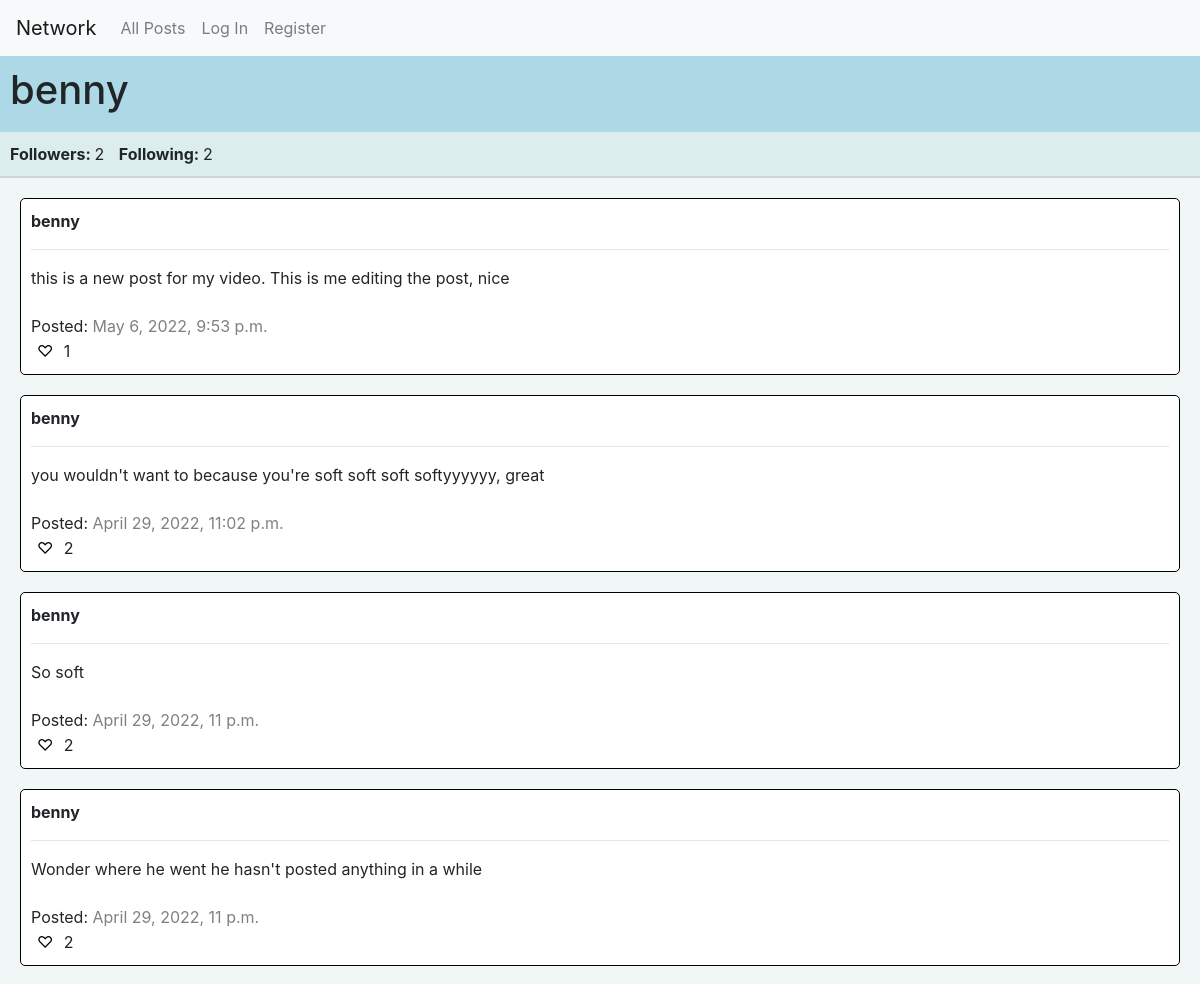
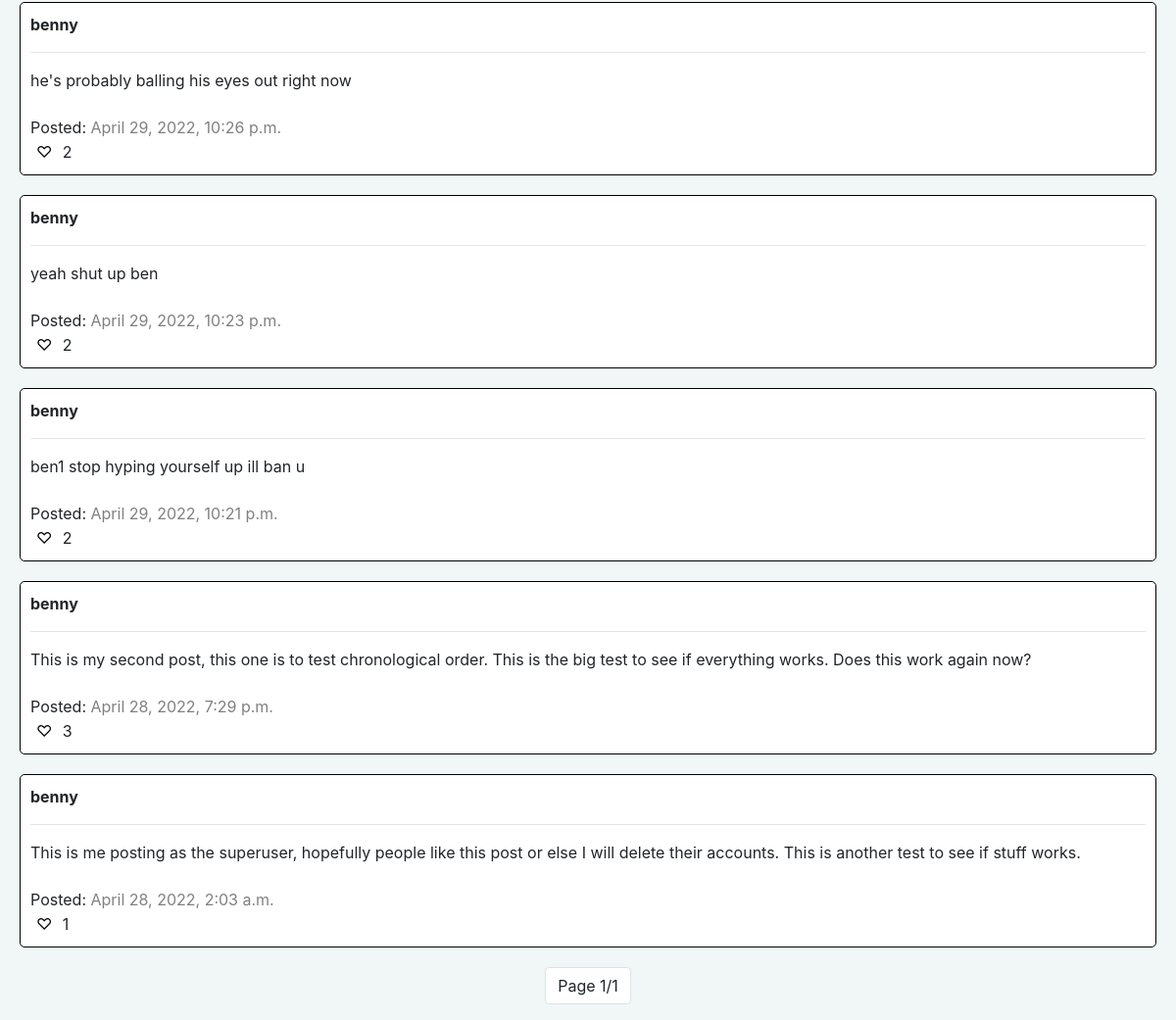
Screenshot of /profile/benny with the database file from the repository (2 pictures, top to bottom).
### network/models.py (models this page shows)
class User(AbstractUser):
    followers = models.PositiveIntegerField(default=0)
    following = models.PositiveIntegerField(default=0)

class Post(models.Model):
    user = models.ForeignKey(User, on_delete=models.CASCADE, related_name="userPosts")
    content = models.CharField(max_length=1000)
    timestamp = models.DateTimeField()
    likes = models.PositiveIntegerField(default=0)

### network/views.py (the view)
# urls.py: path("profile/<str:username>", views.profile, name="profile"),
def profile(request, username):
    person = User.objects.filter(username=username)
    if person:                              # Make sure user is visiting profile of another valid user
        user = User.objects.get(username=username)
        followed = False
        try:
            for following in User.objects.get(username=request.user).userFollowings.all():
                if following.followed.username == username:
                    followed = True
        except User.DoesNotExist:
            pass
        page = paginator(Post.objects.filter(user=user).order_by("-timestamp").all(), request)
        return render(request, "network/profile.html", {
            "person": user,
            "posts": page,
            "following": followed,
            "valid": True,
            "liked": get_user_likes(request)
        })
    return render(request, "network/profile.html")

### network/views.py (called while the page is built)
def get_user_likes(request):
    likes = []
    try:
        userLiked = User.objects.get(username=request.user).userLikedPosts.all()        # Get all Like objects where user is liker
        for like in userLiked:
            likes.append(like.post.id)          # Make list of ids
    except User.DoesNotExist:
        pass
    return likes

def paginator(posts, request):
    paginated = Paginator(posts, 10)
    pageNumber = request.GET.get("page")
    page = paginated.get_page(pageNumber)
    return page

### network/templates/network/profile.html (shortened to what this page needs)
{% extends "network/layout.html" %}
{% load static %}
{% block body %}
{% if valid %}
<div class="page-header" id="profile-header">
    <h1>{{ person.username }}</h1>
</div>
<div class="headers page-header" id="profile-subheader">
    <span class="subheader-text"><b>Followers: </b><span id="followers">{{ person.followers }}</span></span>
    <span class="subheader-text"><b>Following: </b><span id="following">{{ person.following }}</span></span>
</div>
<div id="profile-content">
    {% for post in posts %}
    <div class="small-container">
        <b>{{ post.user.username }}</b>
        <hr>
        <span id="{{ post.id }}">{{ post.content }}</span>
        <br>
        <br>
        Posted: <span id="timestamp">{{ post.timestamp }}</span>
        <br>
        <button class="like" {% if user.is_authenticated %} name="like" {% endif %} value="{{ post.id }}">{% if post.id in liked %}❤{% else %}♡{% endif %}</button>
        <span id="like {{ post.id }}">{{ post.likes }}</span>
    </div>
    {% empty %}
    <h2 style="margin: 20px;">User has no posts yet.</h2>
    {% endfor %}
</div>
<nav aria-label="page-nav" id="pagination-nav">
    <div id="pagination">
        <ul class="pagination">
            <li class="page-item"><a class="page-link">{% if posts.paginator.num_pages %} Page {{ posts.number }}/{{ posts.paginator.num_pages }} {% else %} Page 1/1 {% endif %}</a></li>
        </ul>
    </div>
</nav>
{% else %}
<h1 class="page-header">User does not exist.</h1>
{% endif %}
{% endblock %}

### network/static/network/styles.css (style rules this page uses)
html { background-color: #f0f7f6; }
body { background-color: #f0f7f6; }
.headers { border-bottom: 2px solid lightgray; }
.page-header { padding: 10px; background-color: lightblue; }
.subheader-text { margin-right: 10px; }
.small-container { border: 1px solid black; background-color: white; border-radius: 5px; padding: 10px; margin: 20px; }
.like { background-color: white; border: none; }
#timestamp { color: gray; }
#profile-header { display: flex; }
#profile-subheader { background-color: #dbeeed; }
#pagination { float: left; padding: 0; line-height: inherit; }
#pagination-nav { display: flex; justify-content: center; z-index: 2; }

### rows the page displays
User: username "benny", followers "2", following "2"
Post: user.username "benny", content "this is a new post for my video. This is me editing the post, nice", timestamp "May 6, 2022, 9:53 p.m.", {{ post.id }} 23 (drawn), likes "1"
Post: user.username "benny", content "you wouldn't want to because you're soft soft soft softyyyyyy, great", timestamp "April 29, 2022, 11:02 p.m.", {{ post.id }} 21 (drawn), likes "2"
Post: user.username "benny", content "So soft", timestamp "April 29, 2022, 11 p.m.", {{ post.id }} 17 (drawn), likes "2"
Post: user.username "benny", content "Wonder where he went he hasn't posted anything in a while", timestamp "April 29, 2022, 11 p.m.", {{ post.id }} 16 (drawn), likes "2"
Post: user.username "benny", content "he's probably balling his eyes out right now", timestamp "April 29, 2022, 10:26 p.m.", {{ post.id }} 14 (drawn), likes "2"
Post: user.username "benny", content "yeah shut up ben", timestamp "April 29, 2022, 10:23 p.m.", {{ post.id }} 10 (drawn), likes "2"
Post: user.username "benny", content "ben1 stop hyping yourself up ill ban u", timestamp "April 29, 2022, 10:21 p.m.", {{ post.id }} 6 (drawn), likes "2"
Post: user.username "benny", content "This is my second post, this one is to test chronological order. This is the big test to see if everything works. Does this work again now?", timestamp "April 28, 2022, 7:29 p.m.", likes "3"
Post: user.username "benny", content "This is me posting as the superuser, hopefully people like this post or else I will delete their accounts. This is another test to see if stuff works.", timestamp "April 28, 2022, 2:03 a.m.", {{ post.id }} 2 (drawn), likes "1"

### other values shown
{{ posts.number }} "1"
{{ posts.paginator.num_pages }} "1"
